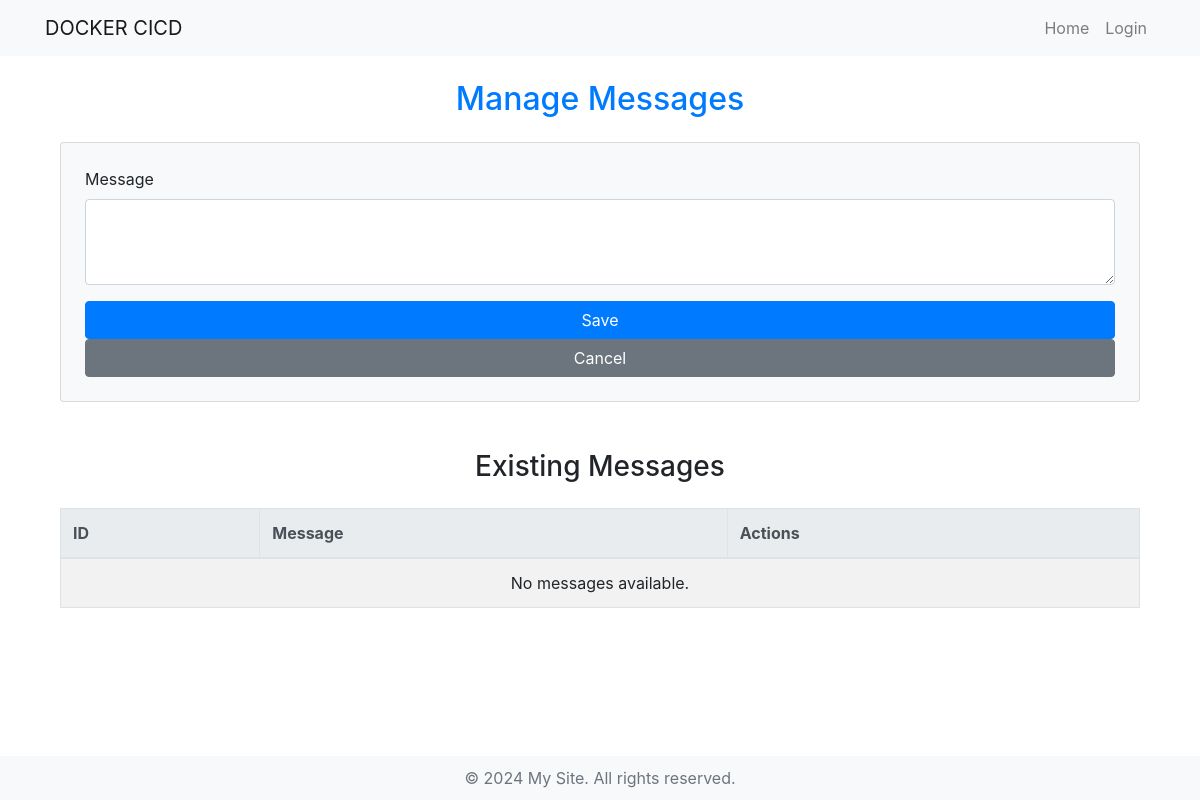
The app's page /docker-cicd/message/, older data.
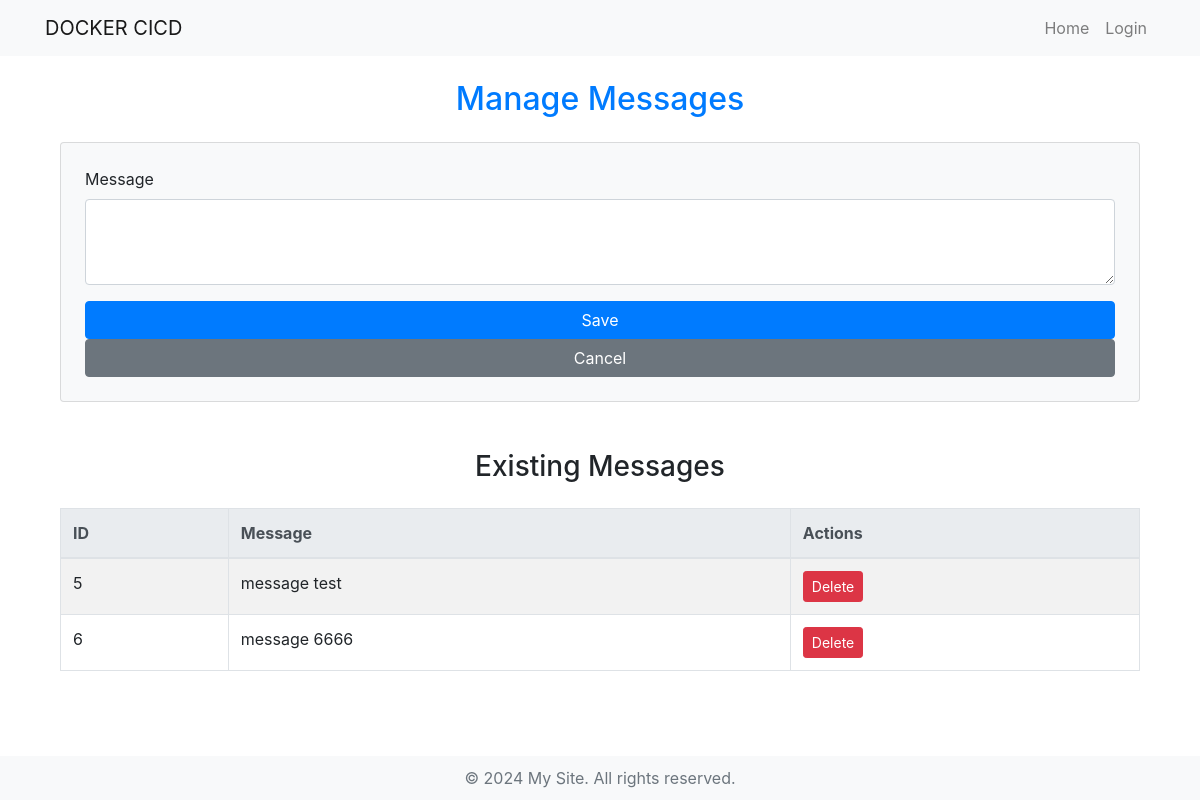
The same page, newer data.
### dockercicdapp/models/message.py (models this page shows, shortened)
class Message(models.Model):
    text = models.TextField()

### dockercicdapp/views/message_views.py (the view)
# urls.py: path('message/', message_list, name='message'),
def message_list(request):
    messages = Message.objects.all()
    return render(request, 'message.html', {'messages': messages})

### templates/message.html (shortened to what this page needs)
{% extends "base.html" %}
{% block content %}
<div class="container">
  <h2 class="text-center text-primary mb-4">Manage Messages</h2>
  <form method="post" action="{% url 'message_create' %}" class="card p-4 bg-light">
    <div class="form-group">
        <label for="id_text">Message</label>
        <textarea name="text" cols="40" rows="3" class="form-control" id="id_text"></textarea>
    </div>
    <button type="submit" class="btn btn-primary">Save</button>
    <a href="{% url 'message' %}" class="btn btn-secondary">Cancel</a>
  </form>
</div>
<div class="container mt-5">
  <h3 class="text-center">Existing Messages</h3>
  <table class="table table-bordered table-striped mt-4">
    <thead class="thead-light">
      <tr>
        <th>ID</th>
        <th>Message</th>
        <th>Actions</th>
      </tr>
    </thead>
    <tbody>
      {% for message in messages %}
      <tr>
        <td>{{ message.id }}</td>
        <td>{{ message.text }}</td>
        <td>
          <a href="{% url 'message_delete' message.id %}" class="btn btn-sm btn-danger">Delete</a>
        </td>
      </tr>
      {% empty %}
      <tr>
        <td colspan="3" class="text-center">No messages available.</td>
      </tr>
      {% endfor %}
    </tbody>
  </table>
</div>
{% endblock %}

### templates/base.html (shortened to what this page needs)
<!DOCTYPE html>
<html lang="ja">
  <head>
    <link
      href="https://stackpath.bootstrapcdn.com/bootstrap/4.5.2/css/bootstrap.min.css"
      rel="stylesheet"
    />
    {% load static %}
    <link
      rel="stylesheet"
      type="text/css"
      href="{% static 'css/style.css' %}"
    />
  </head>
  <body>
    <nav class="navbar navbar-expand-lg navbar-light bg-light">
      <div class="container">
        <a class="navbar-brand" href="{% url 'home' %}">DOCKER CICD</a>
        <div class="collapse navbar-collapse" id="navbarNav">
          <ul class="navbar-nav ml-auto">
            <li class="nav-item">
              <a class="nav-link" href="{% url 'home' %}">Home</a>
            </li>
            {% if user.is_authenticated %}
            <li class="nav-item">
              <a class="nav-link" href="{% url 'logout' %}">Logout</a>
            </li>
            <li class="nav-item">
              <span class="nav-link">ID: {{ user.username }}</span>
            </li>
            {% else %}
            <li class="nav-item">
              <a class="nav-link" href="{% url 'login' %}">Login</a>
            </li>
            {% endif %}
          </ul>
        </div>
      </div>
    </nav>
    <main role="main" class="container py-4">
      {% block content %}{% endblock %}
    </main>
    <footer>© 2024 My Site. All rights reserved.</footer>
  </body>
</html>

### templates/base.html (style rules this page uses)
footer { background-color: #f8f9fa; color: #6c757d; text-align: center; padding: 10px; position: absolute; bottom: 0; width: 100%; }

Row changes from the older to the newer data that the page shows:
added Message: id "5", text "message test"
added Message: id "6", text "message 6666"
Text that changed along with them:
text no longer shown: "No messages available."
